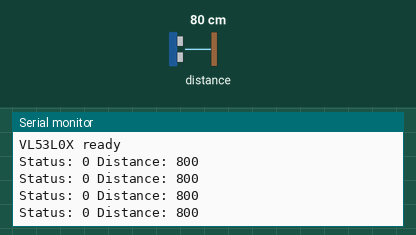
This sketch was run on a simulated Arduino Uno, built with avr-gcc and run on an emulated ATmega328P. On the bench: the last lines printed to the serial monitor. Inputs (shaded band) come from the test bench; at power-on: distance to the obstacle 80 cm.

Above: at 1.2 s.
1.3 s: distance to the obstacle set to 2 cm
At 1.59 s:
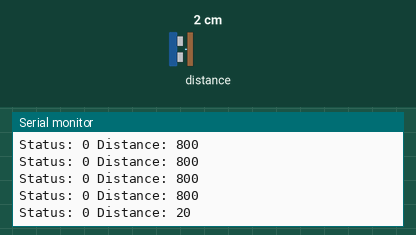
2.8 s: distance to the obstacle set to 4 cm
At 2.92 s:
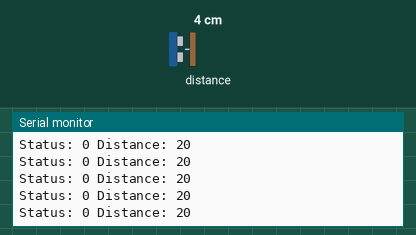
Timing chart, 0 to 5.8 s (numbered marks = the images above; inputs shaded):
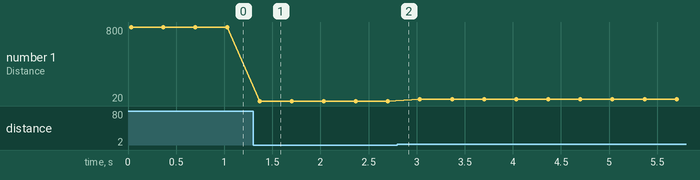

Measured:
- after the input at 1.3 s, the serial monitor: prints a new line after 0.07 s (image 1)
- plotted number 1: 800 → 20 after the input at 1.3 s, 20 → 40 after the input at 2.8 s

The sketch:

VL53L0X_2.ino
```cpp
#include <Wire.h>
#include <Adafruit_VL53L0X.h>

Adafruit_VL53L0X lox = Adafruit_VL53L0X();

void setup() {
    Serial.begin(9600);
    Wire.begin();

    Serial.println("VL53L0X test");

    if (!lox.begin()) {
        Serial.println("VL53L0X not found");
        while (1);
    }

    Serial.println("VL53L0X ready");
}

void loop() {
    VL53L0X_RangingMeasurementData_t measure;
    lox.rangingTest(&measure, false);


    Serial.print("Status: ");
    Serial.print(measure.RangeStatus);
    Serial.print(" Distance: ");
    Serial.println(measure.RangeMilliMeter);

    delay(300);
}
```
